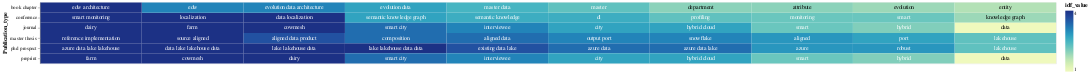

Notebook cell for this chart:
### Code cell
# Select the top terms for each PDF
top_terms_df_publication_type = result_df_publication_type.groupby('Publication_type').head(10)

# Add a small random value to 'idf_value' for better visualization
top_terms_df_publication_type['idf_value'] = top_terms_df_publication_type['idf_value'] + np.random.rand(top_terms_df_publication_type.shape[0]) * 0.0001

# Create a base chart
base = alt.Chart(top_terms_df_publication_type).encode(
    x=alt.X('rank:O', axis=None),  # Use rank for x-axis
    y='Publication_type:N',
    color=alt.Color('idf_value:Q', scale=alt.Scale(scheme='viridis')),
    text='topic_word:N'  # Corrected column name to 'topic_word'
).transform_window(
    rank="rank()",
    sort=[alt.SortField("idf_value", order="descending")],
    groupby=["Publication_type"]
)

# Create a heatmap
heatmap = base.mark_rect().encode(
    color='idf_value:Q',
)

# Create text labels with conditional color
text = base.mark_text(baseline='middle').encode(
    text='topic_word:N',
    color=alt.condition(alt.datum.idf_value >= 2.0, alt.value('white'), alt.value('black'))
)

# Display the heatmap and text labels
chart_lda_publication_type = (heatmap + text).properties(width=2000)
chart_lda_publication_type

### Figure 1 — Vega-Lite specification as saved in the notebook (floating-point values rounded to 4 significant figures)
{"config": {"view": {"continuousWidth": 300, "continuousHeight": 300}}, "layer": [{"mark": {"type": "rect"}, "encoding": {"color": {"field": "idf_value", "type": "quantitative"}, "text": {"field": "topic_word", "type": "nominal"}, "x": {"axis": null, "field": "rank", "type": "ordinal"}, "y": {"field": "Publication_type", "type": "nominal"}}, "transform": [{"window": [{"op": "rank", "field": "", "as": "rank"}], "groupby": ["Publication_type"], "sort": [{"field": "idf_value", "order": "descending"}]}]}, {"mark": {"type": "text", "baseline": "middle"}, "encoding": {"color": {"condition": {"test": "(datum.idf_value >= 2.0)", "value": "white"}, "value": "black"}, "text": {"field": "topic_word", "type": "nominal"}, "x": {"axis": null, "field": "rank", "type": "ordinal"}, "y": {"field": "Publication_type", "type": "nominal"}}, "transform": [{"window": [{"op": "rank", "field": "", "as": "rank"}], "groupby": ["Publication_type"], "sort": [{"field": "idf_value", "order": "descending"}]}]}], "data": {"name": "data-1f21d54867534080c72ba846835a7036"}, "width": 2000, "$schema": "https://vega.github.io/schema/vega-lite/v5.15.1.json", "datasets": {"data-1f21d54867534080c72ba846835a7036": [{"Publication_type": "conference", "topic_word": "localization", "idf_value": 3.97}, {"Publication_type": "conference", "topic_word": "data localization", "idf_value": 3.97}, {"Publication_type": "conference", "topic_word": "smart", "idf_value": 2.179}, {"Publication_type": "conference", "topic_word": "smart monitoring", "idf_value": 3.971}, {"Publication_type": "conference", "topic_word": "monitoring", "idf_value": 2.179}, {"Publication_type": "conference", "topic_word": "semantic knowledge", "idf_value": 2.584}, {"Publication_type": "conference", "topic_word": "knowledge graph", "idf_value": 1.83}, {"Publication_type": "conference", "topic_word": "semantic knowledge graph", "idf_value": 2.718}, {"Publication_type": "conference", "topic_word": "dl", "idf_value": 2.584}, {"Publication_type": "conference", "topic_word": "profiling", "idf_value": 2.266}, {"Publication_type": "book chapter", "topic_word": "edw", "idf_value": 3.054}, {"Publication_type": "book chapter", "topic_word": "attribute", "idf_value": 1.956}, {"Publication_type": "book chapter", "topic_word": "master data", "idf_value": 2.466}, {"Publication_type": "book chapter", "topic_word": "master", "idf_value": 2.266}, {"Publication_type": "book chapter", "topic_word": "evolution data", "idf_value": 2.718}, {"Publication_type": "book chapter", "topic_word": "evolution", "idf_value": 1.83}, {"Publication_type": "book chapter", "topic_word": "department", "idf_value": 1.956}, {"Publication_type": "book chapter", "topic_word": "edw architecture", "idf_value": 3.97}, {"Publication_type": "book chapter", "topic_word": "evolution data architecture", "idf_value": 3.054}, {"Publication_type": "book chapter", "topic_word": "entity", "idf_value": 1.668}, {"Publication_type": "phd prospect", "topic_word": "azure", "idf_value": 2.872}, {"Publication_type": "phd prospect", "topic_word": "azure data", "idf_value": 3.277}, {"Publication_type": "phd prospect", "topic_word": "azure data lake", "idf_value": 3.277}, {"Publication_type": "phd prospect", "topic_word": "lakehouse", "idf_value": 2.266}, {"Publication_type": "phd prospect", "topic_word": "robust", "idf_value": 2.872}, {"Publication_type": "phd prospect", "topic_word": "data lake lakehouse data", "idf_value": 3.97}, {"Publication_type": "phd prospect", "topic_word": "lake lakehouse data", "idf_value": 3.97}, {"Publication_type": "phd prospect", "topic_word": "lake lakehouse data data", "idf_value": 3.97}, {"Publication_type": "phd prospect", "topic_word": "azure data lake lakehouse", "idf_value": 3.971}, {"Publication_type": "phd prospect", "topic_word": "existing data lake", "idf_value": 3.565}, {"Publication_type": "journal", "topic_word": "data", "idf_value": 1.0}, {"Publication_type": "journal", "topic_word": "city", "idf_value": 2.718}, {"Publication_type": "journal", "topic_word": "hybrid cloud", "idf_value": 2.718}, {"Publication_type": "journal", "topic_word": "smart city", "idf_value": 3.277}, {"Publication_type": "journal", "topic_word": "hybrid", "idf_value": 2.025}, {"Publication_type": "journal", "topic_word": "interviewee", "idf_value": 3.054}, {"Publication_type": "journal", "topic_word": "dairy", "idf_value": 3.97}, {"Publication_type": "journal", "topic_word": "farm", "idf_value": 3.97}, {"Publication_type": "journal", "topic_word": "smart", "idf_value": 2.179}, {"Publication_type": "journal", "topic_word": "cowmesh", "idf_value": 3.97}, {"Publication_type": "preprint", "topic_word": "data", "idf_value": 1.0}, {"Publication_type": "preprint", "topic_word": "city", "idf_value": 2.718}, {"Publication_type": "preprint", "topic_word": "hybrid cloud", "idf_value": 2.718}, {"Publication_type": "preprint", "topic_word": "smart city", "idf_value": 3.277}, {"Publication_type": "preprint", "topic_word": "hybrid", "idf_value": 2.025}, {"Publication_type": "preprint", "topic_word": "interviewee", "idf_value": 3.054}, {"Publication_type": "preprint", "topic_word": "dairy", "idf_value": 3.97}, {"Publication_type": "preprint", "topic_word": "farm", "idf_value": 3.971}, {"Publication_type": "preprint", "topic_word": "smart", "idf_value": 2.179}, {"Publication_type": "preprint", "topic_word": "cowmesh", "idf_value": 3.97}, {"Publication_type": "master thesis", "topic_word": "port", "idf_value": 2.718}, {"Publication_type": "master thesis", "topic_word": "output port", "idf_value": 3.054}, {"Publication_type": "master thesis", "topic_word": "aligned", "idf_value": 2.872}, {"Publication_type": "master thesis", "topic_word": "aligned data product", "idf_value": 3.565}, {"Publication_type": "master thesis", "topic_word": "aligned data", "idf_value": 3.277}, {"Publication_type": "master thesis", "topic_word": "composition", "idf_value": 3.277}, {"Publication_type": "master thesis", "topic_word": "source aligned", "idf_value": 3.97}, {"Publication_type": "master thesis", "topic_word": "snowflake", "idf_value": 3.054}, {"Publication_type": "master thesis", "topic_word": "reference implementation", "idf_value": 3.97}, {"Publication_type": "master thesis", "topic_word": "lakehouse", "idf_value": 2.266}]}}
